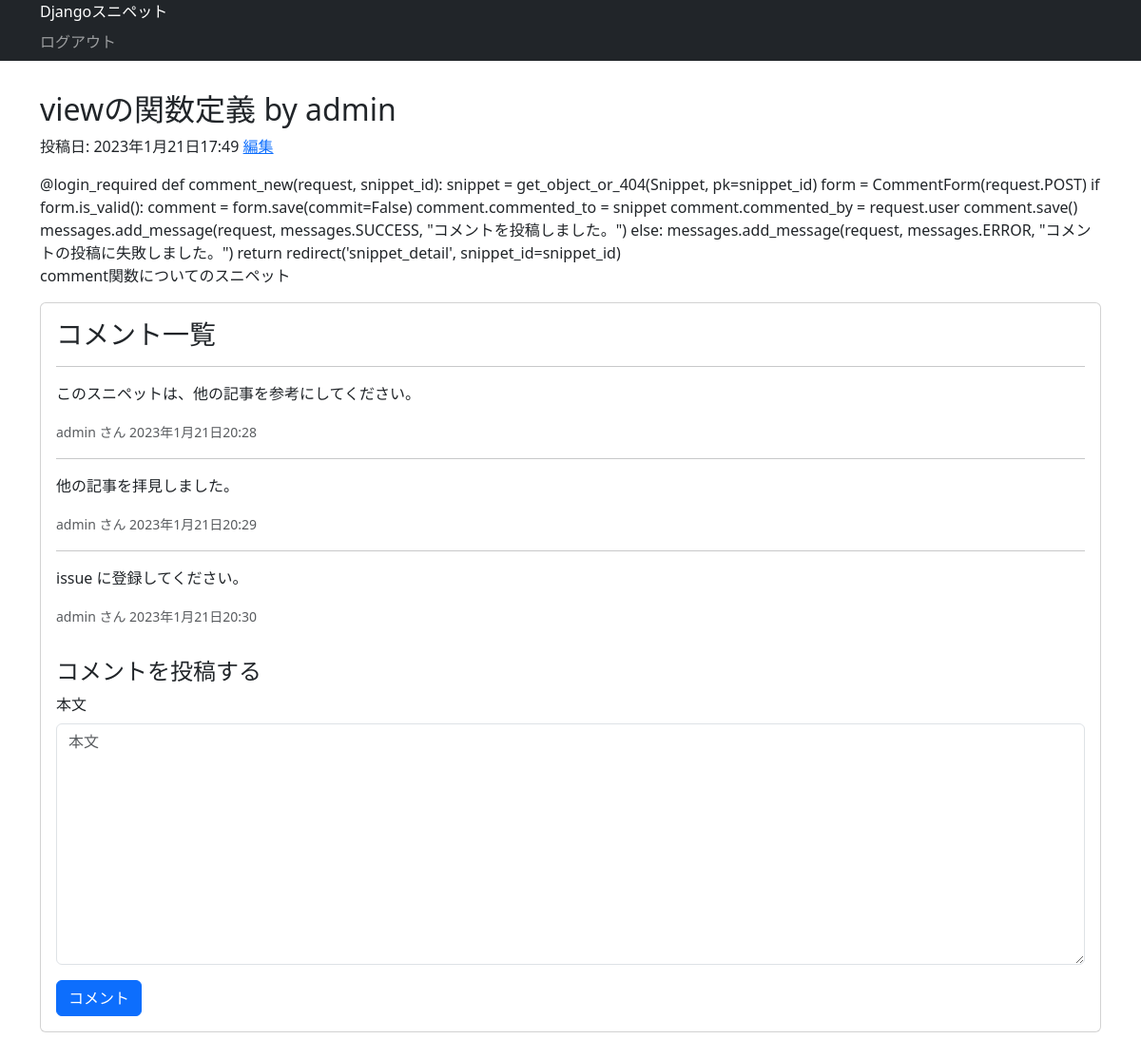
/snippets/3/ (signed in), run on the app's committed database.
### snippets/models.py (models this page shows, shortened)
class Snippet(models.Model):
    title = models.CharField('タイトル', max_length=128)
    code = models.TextField('コード', blank=True)
    description = models.TextField('説明', blank=True)
    created_by = models.ForeignKey(settings.AUTH_USER_MODEL,
                                   verbose_name='投稿者',
                                   on_delete=models.CASCADE)
    created_at = models.DateTimeField('投稿日', auto_now_add=True)
    updated_at = models.DateTimeField('更新日', auto_now=True)

class Comment(models.Model):
    text = models.TextField("本文", blank=False)
    commented_at = models.DateTimeField("投稿日", default=timezone.now)
    commented_to = models.ForeignKey(Snippet, verbose_name="スニペット", on_delete=models.CASCADE)
    commented_by = models.ForeignKey(settings.AUTH_USER_MODEL, verbose_name="投稿者", on_delete=models.CASCADE)

### snippets/views.py (the view)
# urls.py: path("<int:snippet_id>/", views.snippet_detail, name="snippet_detail"),
def snippet_detail(request, snippet_id):
    snippet = get_object_or_404(Snippet, pk=snippet_id)
    comments = Comment.objects.filter(commented_to=snippet_id).all()
    comment_form = CommentForm()
    return render(request, 'snippets/snippet_detail.html', {
        'snippet': snippet,
        'comments': comments,
        'comment_form': comment_form
        })

### snippets/forms.py
class CommentForm(forms.ModelForm):
    class Meta:
        model = Comment
        fields = ('text', )

### snippets/templates/snippets/snippet_detail.html (shortened to what this page needs)
{% extends "base.html" %}
{% load pygmentize %}
{% load django_bootstrap5 %}
{% block main %}
<h2>{{ snippet.title }} by {{ snippet.created_by.username }}</h2>
<div class="snippet-date">
    投稿日: {{ snippet.created_at|date:"DATETIME_FORMAT" }}
    {% if user.is_authenticated and snippet.created_by_id == user.id %}
    <a href="{% url 'snippet_edit' snippet.id %}">編集</a>
    {% endif %}
</div>
<div class="source-code">
    {{ snippet.code|pygmentize:"python3" }}
</div>
<p>{{ snippet.description }}</p>
<div class="card">
    <div class="card-body">
        <h3 class="card-title">コメント一覧</h3>
        {% if comments %}
        {% for comment in comments %}
        <hr/>
        <p class="card-text">{{ comment.text }}</p>
        <small class="text-muted">{{ comment.commented_by.username }} さん {{ comment.commented_at|date:"DATETIME_FORMAT" }}</small>
        {% endfor %}
        {% else %}
        <p>コメントはありません。</p>
        {% endif %}
    </div>
    {% if user.is_authenticated %}
    <div class="card-body">
        <h4 class="card-title">コメントを投稿する</h4>
        <form method="post" action="{% url 'comment_new' snippet.id %}">{% csrf_token %}
            {% bootstrap_form comment_form %}
            {% bootstrap_button button_type="submit" content="コメント" %}
        </form>
    </div>
    {% endif %}
</div>
{% endblock %}

### snippets/static/snippets/css/style.css (style rules this page uses)
.snippet-date { margin-bottom: 1rem; }

### data on the page
Snippet: title "viewの関数定義", created_by.username "admin", created_at "2023年1月21日17:49", code|pygmentize "@login_required def comment_new(request, snippet_id): snippet = get_object_or_404(Snippet, pk=snippet_id) form = CommentForm(request.POST) if form.is_valid(): comment = form.save(commit=False) comment.commented_to = snippet comment.commented_by = request.user comment.save() messages.add_message(request, messages.SUCCESS, \"コメントを投稿しました。\") else: messages.add_message(request, messages.ERROR, \"コメントの投稿に失敗しました。\") return redirect('snippet_detail', snippet_id=snippet_id)", description "comment関数についてのスニペット"
Comment: text "このスニペットは、他の記事を参考にしてください。", commented_by.username "admin", commented_at "2023年1月21日20:28"
Comment: text "他の記事を拝見しました。", commented_by.username "admin", commented_at "2023年1月21日20:29"
Comment: text "issue に登録してください。", commented_by.username "admin", commented_at "2023年1月21日20:30"
